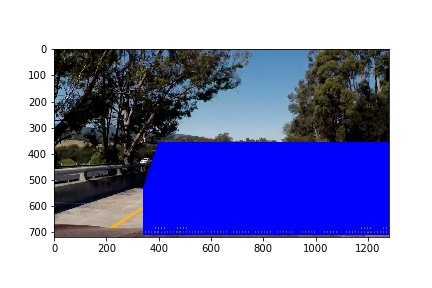
#> input picture vehicle_detection/examples/all_windows.jpg, 432 x 288 px; its folder holds only this picture in this run
$ python -i vehicle_detection.py   (imports and definitions only)   (older library calls are emulated)
#> lines starting #> are read from the running program, lines starting #| are printed output that depends on the picture
#> further down, picture is the input picture: shape (288, 432, 3); mean B, G, R 195, 148.4, 146.1
import matplotlib.image as mpimg
import matplotlib.pyplot as plt
import numpy as np
import cv2
import os
import glob
import time
from skimage.feature import hog
from scipy.ndimage.measurements import label


# Define a function to compute binned color features

# X_scaler = StandardScaler().fit(X)

# [8 lines left out: function plot_side_by_side, not called in this run]


def getHog():
    winsize = (64,64)
    blocksize = (16,16)
    blockstride = (8,8)
    cellsize = (8,8)
    nbins = (9)
    derivAperture = 1
    winSigma = 4
    histogramNormType = 0
    L2HysThreshold = 0.2
    gammaCorrection =0
    nlevels = 64

    return cv2.HOGDescriptor(winsize, blocksize, blockstride
                            ,cellsize,nbins,derivAperture,
                             winSigma,histogramNormType,L2HysThreshold
                             ,gammaCorrection, nlevels,)

h = getHog()


def bin_spatial(img, size=(32, 32)):
    # Use cv2.resize().ravel() to create the feature vector
    features = cv2.resize(img, size).ravel()
    # Return the feature vector
    return features

# Define a function to compute color histogram features
def color_hist(img, nbins=32, bins_range=(0, 256)):
    # Compute the histogram of the color channels separately
#> called with nbins = 64, bins_range = (0, 256)
    channel1_hist = np.histogram(img[:,:,0], bins=nbins, range=bins_range)
    channel2_hist = np.histogram(img[:,:,1], bins=nbins, range=bins_range)
    channel3_hist = np.histogram(img[:,:,2], bins=nbins, range=bins_range)
    # Concatenate the histograms into a single feature vector
    hist_features = np.concatenate((channel1_hist[0], channel2_hist[0], channel3_hist[0]))
#> hist_features = 192 values, max 78372 at index 63, min 8 at index 116, mean 1944
    # Return the individual histograms, bin_centers and feature vector
    return hist_features


# Define a function to extract features from a list of images
# Have this function call bin_spatial() and color_hist()
def get_feature(feature_image, hogD=h):
    features = []
    hist_features = color_hist(feature_image, nbins=64, bins_range=(0, 256))
    features.append(np.array(hist_features.reshape(192)))
    img_hsv = cv2.cvtColor(feature_image,cv2.COLOR_BGR2HSV)
#> img_hsv: shape (288, 432, 3); mean H, S, V 46.6, 79.9, 197.7
    spatial_features = bin_spatial(img_hsv, size=(24,24))
#> in bin_spatial, `features = cv2.resize(img, size).ravel()`: features = 1728 values, max 255 at index 2, min 0 at index 0, mean 108
#> spatial_features has the same summary as features in bin_spatial
    features.append(spatial_features)
    img = cv2.cvtColor(feature_image,cv2.COLOR_BGR2GRAY)
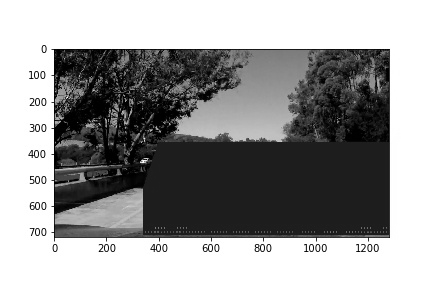
#> img: shape (288, 432); min 0, max 255, mean 153
    hog = np.array(hogD.compute(img))
#> (the run stopped early here; a loop or call above may not have finished)

$ run again, on vehicle_detection/examples/bboxes.jpg
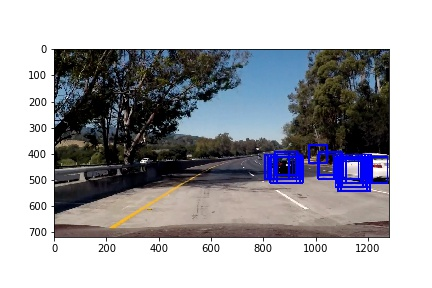
#> input picture vehicle_detection/examples/bboxes.jpg, 432 x 288 px
#> picture is the input picture: shape (288, 432, 3); mean B, G, R 171.7, 166.8, 166.3
#> in color_hist, `hist_features = np.concatenate((channel1_hist[0], channel2_hist[0], ch..`: hist_features = 192 values, max 59516 at index 63, min 26 at index 116, mean 1944
#> img_hsv: shape (288, 432, 3); mean H, S, V 33.1, 48.1, 177.3
#> features = 1728 values, max 255 at index 2, min 0 at index 0, mean 85.22
#> spatial_features has the same summary as features in bin_spatial
#> in get_feature, `img = cv2.cvtColor(feature_image,cv2.COLOR_BGR2GRAY)`:
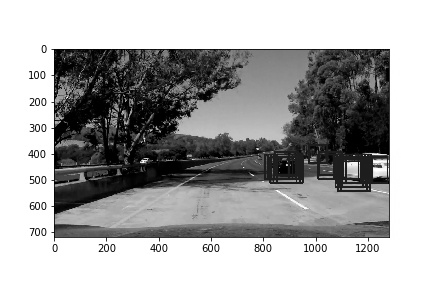
#> img: shape (288, 432); min 0, max 255, mean 167.2

$ run again, on vehicle_detection/examples/car_noncar.jpg
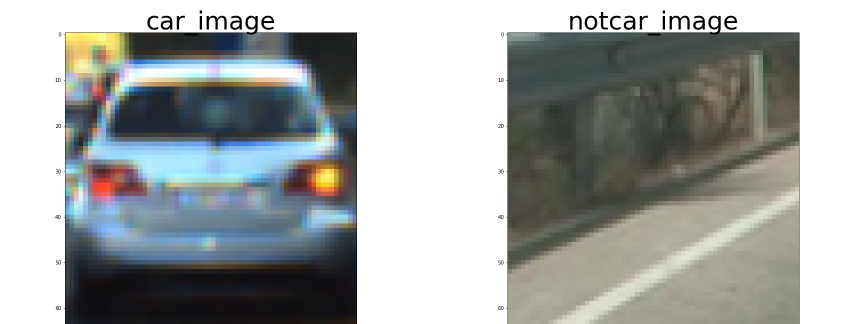
#> input picture vehicle_detection/examples/car_noncar.jpg, 1728 x 648 px (shown at 1/2 size)
#> picture is the input picture: shape (648, 1728, 3); mean B, G, R 164, 165.5, 161.6
#> in color_hist, `hist_features = np.concatenate((channel1_hist[0], channel2_hist[0], ch..`: hist_features = 192 values, max 449949 at index 63, min 371 at index 66, mean 17496
#> img_hsv: shape (648, 1728, 3); mean H, S, V 40.9, 32.3, 171.1
#> features = 1728 values, max 255 at index 2, min 0 at index 0, mean 82.26
#> spatial_features has the same summary as features in bin_spatial
#> in get_feature, `img = cv2.cvtColor(feature_image,cv2.COLOR_BGR2GRAY)`:
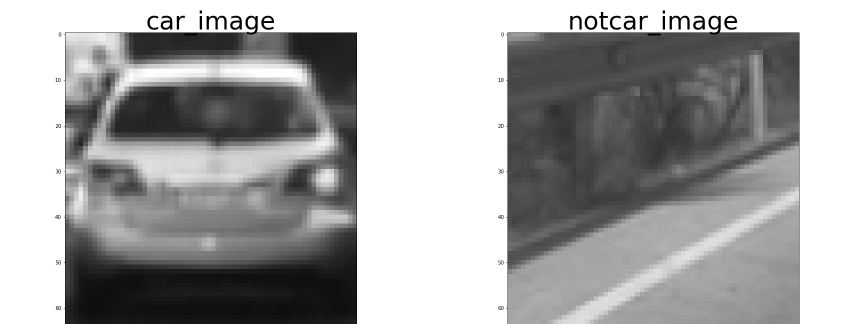
#> img: shape (648, 1728) (shown at 1/2 size); min 0, max 255, mean 164.2
